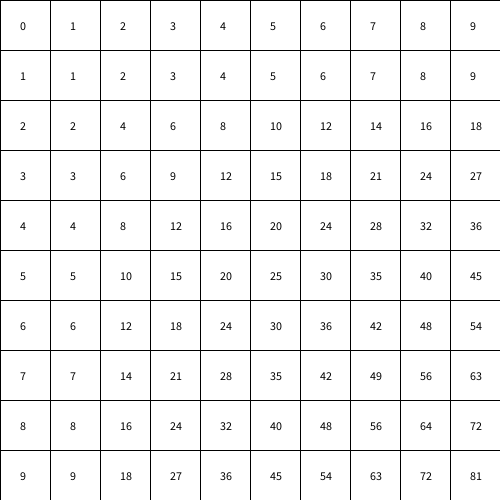
Frame 1 (no input)
Frame 60 (the mouse pressed at the canvas centre just before this capture): identical to frame 1, image omitted
Frame 120 (the mouse held since frame 60 and released just before this capture): identical to frame 1, image omitted

The Processing sketch that drew this single still picture (run headless with seeded random() and noise(); from frame 60 on, the mouse is pressed at the canvas centre):

// Processing sketch: question3
// ── question3.pde
// question 3
// Multiplication tables

final int numSquares = 10;


void setup()
{
  size(500, 500);
  background(255);
}

void draw()
{
  int row = 0;
  while (row < numSquares)
  {
    int column  = 0;
    while (column < numSquares)
    {
      
      int squareX = column * width/numSquares;
      int squareY = row * height/numSquares;
      int squareSize = height/numSquares;
      
      int res;
      
      if (row == 0)
      {
        res = column;
      }
      else if (column == 0)
      {
        res = row;
      }
      else
      {
        res = row * column;
      }

      fill(255);
      rect(squareX, squareY, squareSize, squareSize);
      fill(0);
      text(res, squareX + squareSize/2 - 5, squareY + squareSize/2 + 5); //<>//
      
      column++;
    }
    row++;
  }
}
